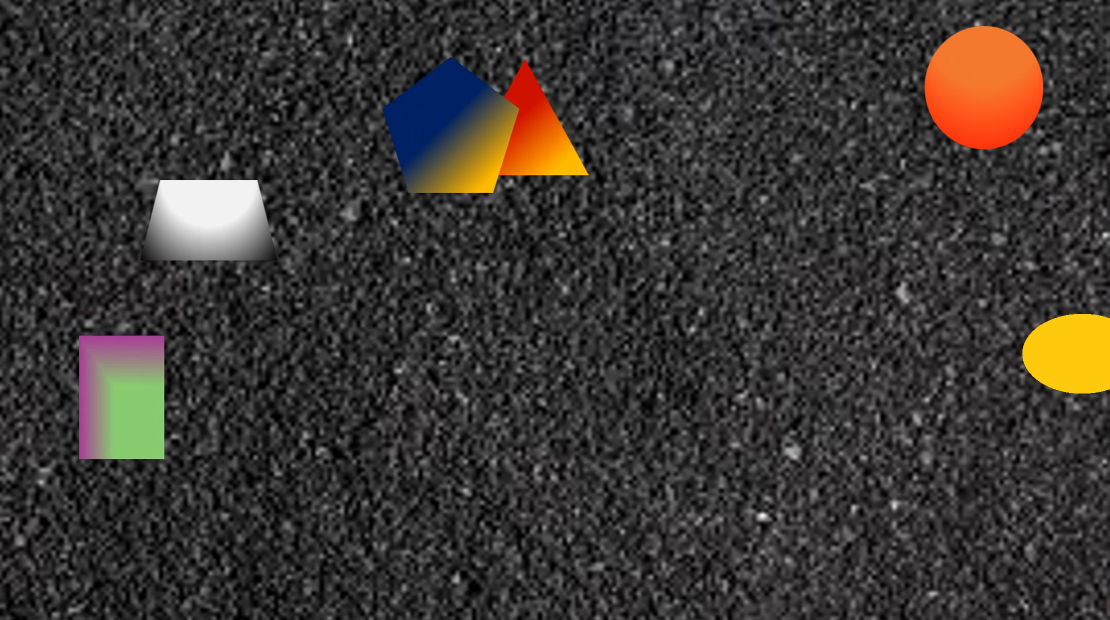
#> input picture ImageTests/altgradient.png, 2219 x 1239 px, found by its file name (shown at 1/2 size); its folder holds only this picture in this run
$ python ShapeDetection.py ImageTests/altgradient.png
#> lines starting #> are read from the running program, lines starting #| are printed output that depends on the picture; after the words box and inside, x2 and y2 are one past the last pixel; in counts of white or black regions, pixels touching at a corner belong together
import cv2
import numpy as np
import sys

def detectShapes(imagePath):
#> called with imagePath = 'ImageTests/ImageTests/altgradient.png'
    shapeImage = cv2.imread(imagePath)
#> shapeImage is the input picture: shape (1239, 2219, 3); mean B, G, R 51.3, 54.9, 59.4
    # I black out the borders of the image it isn't determined as an edge.
    shapeImage[:, :5] = 0
    shapeImage[:, -5:] = 0
    shapeImage[:5, :] = 0
    shapeImage[-5:, :] = 0
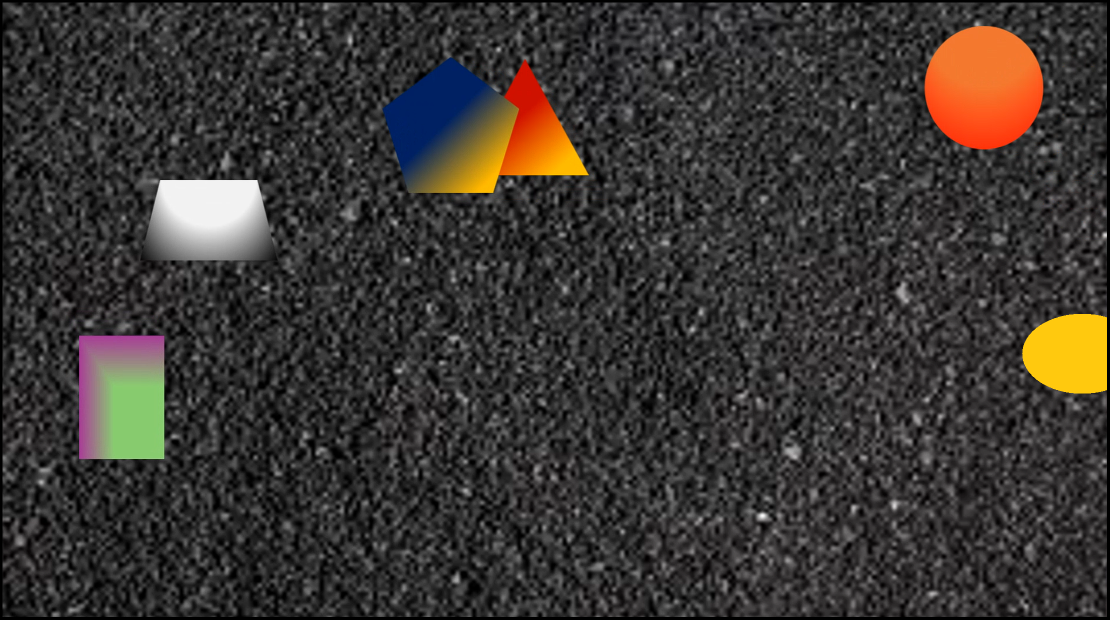
#> shapeImage: shape (1239, 2219, 3) (shown at 1/2 size); mean B, G, R 50.7, 54.3, 58.8

    # I use Canny Edge detection here to detect edges in the image
    edges = cv2.Canny(shapeImage, 90, 40)
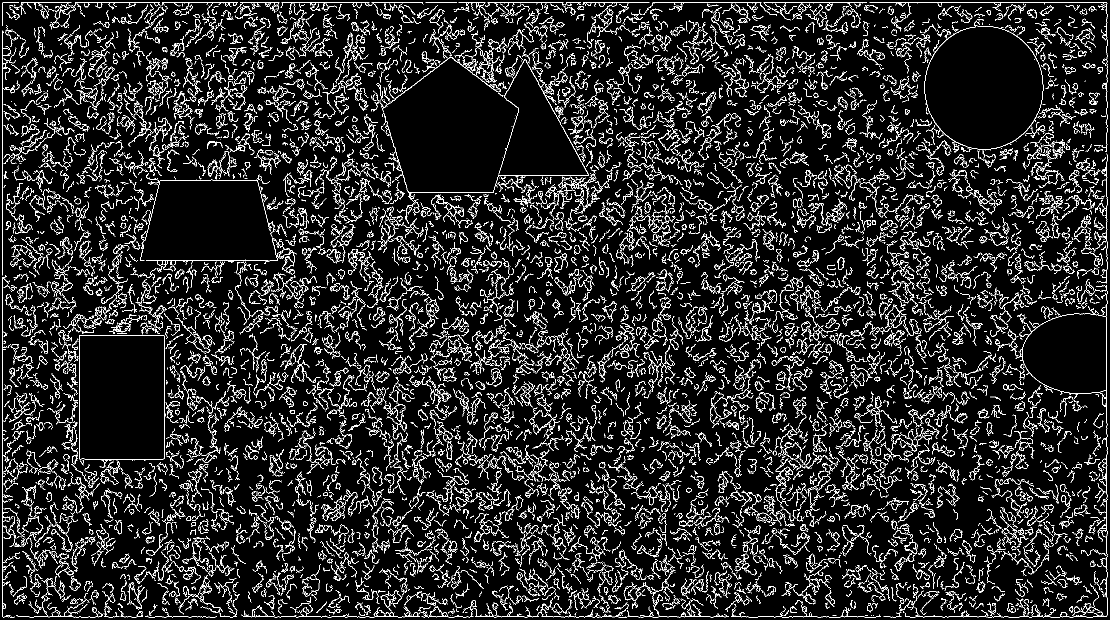
#> edges: shape (1239, 2219) (shown at 1/2 size); 9.7% white in thin lines or dots

    # I use morphological erosion and dilation to refine the edges detected in the image.
    # First, I apply dilation with a large kernel to close small gaps in the edges.
    largeKernel = np.ones((10, 10), np.uint8)
    dilatedEdges = cv2.dilate(edges, largeKernel, iterations=1)
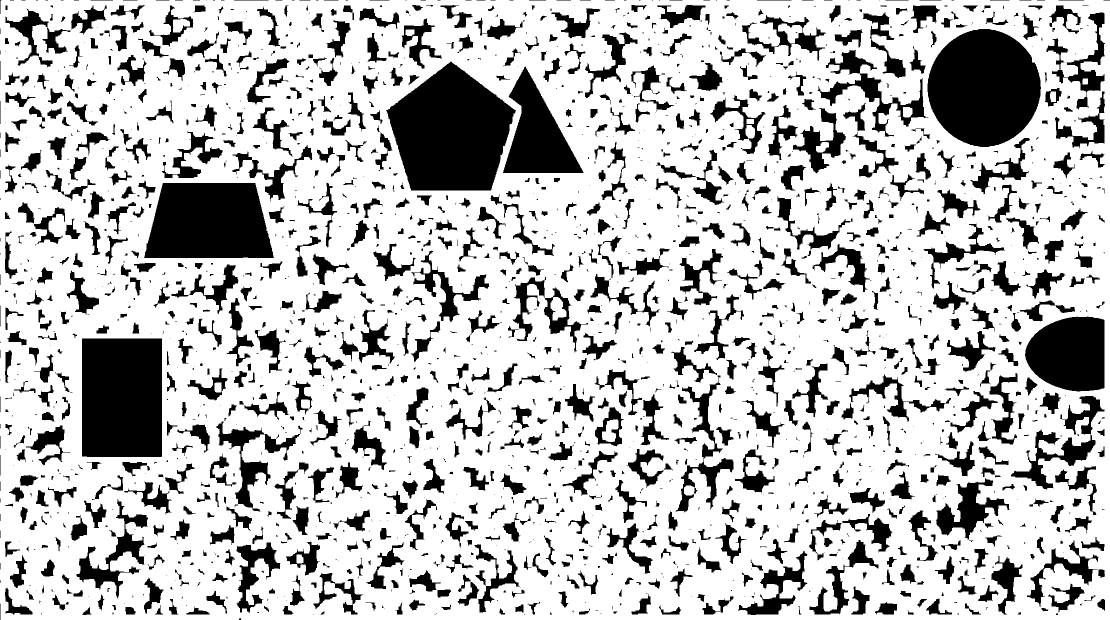
#> dilatedEdges: shape (1239, 2219) (shown at 1/2 size); 75.2% white; 1999 black regions (896 under 20 px), largest, box (x1, y1, x2, y2) and area: (772, 123, 1032, 381) 46029, (1855, 58, 2082, 294) 41191, (164, 677, 324, 914) 37909

    # Then, I apply erosion with a smaller kernel to remove noise and refine the edge boundaries.
    smallKernel = np.ones((3, 3), np.uint8)
    refinedEdges = cv2.erode(dilatedEdges, smallKernel, iterations=1)
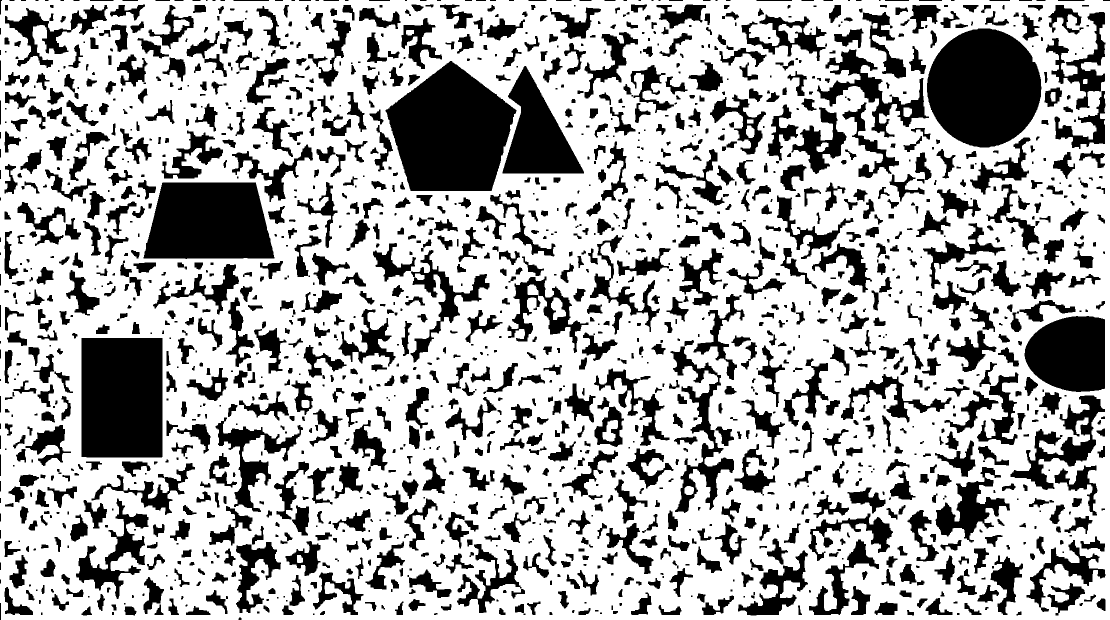
#> refinedEdges: shape (1239, 2219) (shown at 1/2 size); 68.8% white; 1722 black regions (323 under 20 px)

    # With the refined edges, I now find the Contours
    contours, hierarchy = cv2.findContours(refinedEdges, cv2.RETR_CCOMP, cv2.CHAIN_APPROX_SIMPLE)
#> contours = 1676 contours, 176 with area under 20; largest, box (x1, y1, x2, y2) and area: (0, 0, 2219, 1239) 2742566, (770, 121, 1034, 383) 47462, (1853, 56, 2084, 296) 42450, (162, 675, 326, 916) 39106, (286, 364, 550, 519) 34550

    for i, contour in enumerate(contours):
        perimeter = cv2.arcLength(contour, True)
        approxShape = cv2.approxPolyDP(contour, 0.01 * perimeter, True)
        detailedShape = cv2.approxPolyDP(contour, 0.0005 * perimeter, True)

        # I check if the contour is a hole and has a significant area to determine if the contour is actually a shape
        isHole = hierarchy[0][i][3] != -1
        area = cv2.contourArea(contour)
        if area > 2500 and isHole and len(approxShape) < 18:
            cv2.drawContours(shapeImage, [detailedShape], 0, (200, 255, 0), 2)

            # Using image moments, I find the coordinates of the centroid of the contour
            moments = cv2.moments(contour)
            centerX = int(moments["m10"] / moments["m00"])
            centerY = int(moments["m01"] / moments["m00"])

            # I adjust coordinates relative to the image center, which is counted as (0,0) according to the sample solution
            height, width = shapeImage.shape[:2]
            adjustedCenterX = centerX - width // 2
            adjustedCenterY = centerY - height // 2
            coordinatesText = f"Coords: [{adjustedCenterX},{adjustedCenterY}]"
            cv2.putText(shapeImage, coordinatesText, (centerX - 80, centerY + 40), cv2.FONT_HERSHEY_SIMPLEX, 0.7, (255, 255, 255), 2)
            cv2.circle(shapeImage, (centerX, centerY), 3, (255, 255, 255), -1)
#> this loop made 1676 passes
#> (perimeter, isHole, area, centerX, centerY, adjustedCenterX, adjustedCenterY) on passes 771, 832, 1212, 1478, 1496, 1577: (802.5, True, 39106, 243, 794, -866, 175), (555.8, True, 20400, 2139, 707, 1030, 88), (788.6, True, 34550.5, 417, 444, -692, -175), (690.2, True, 18298, 1074, 270, -35, -349), (894.8, True, 47462.5, 901, 264, -208, -355), (775.2, True, 42450, 1967, 175, 858, -444)
#> (perimeter, isHole, area) on passes 1 to 6: (49.07, False, 145.5), (62.38, False, 263.5), (150.3, False, 756), (55.9, False, 215.5), (53.66, False, 181), (143.3, False, 770)
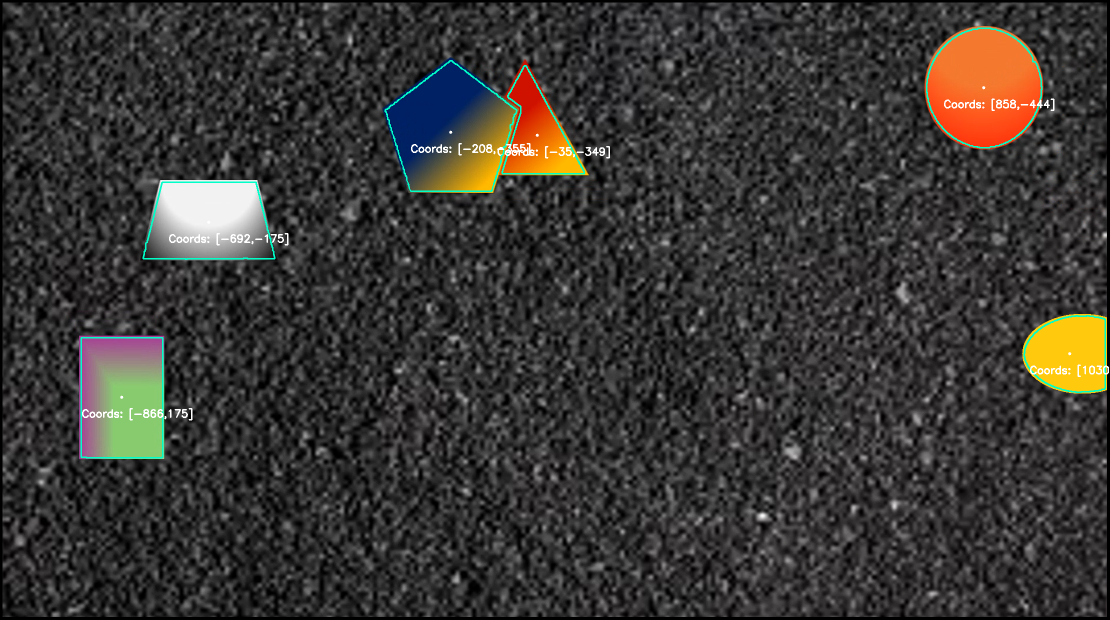
#> shapeImage: shape (1239, 2219, 3) (shown at 1/2 size); 0.82% of pixels changed, all inside (x1, y1, x2, y2) = (161, 55, 2218, 917)

    # I resize the image for a better display
    height, width = shapeImage.shape[:2]
    newWidth = 800
    newHeight = int((newWidth / width) * height)
#> newHeight = 446
    resizedImage = cv2.resize(shapeImage, (newWidth, newHeight))
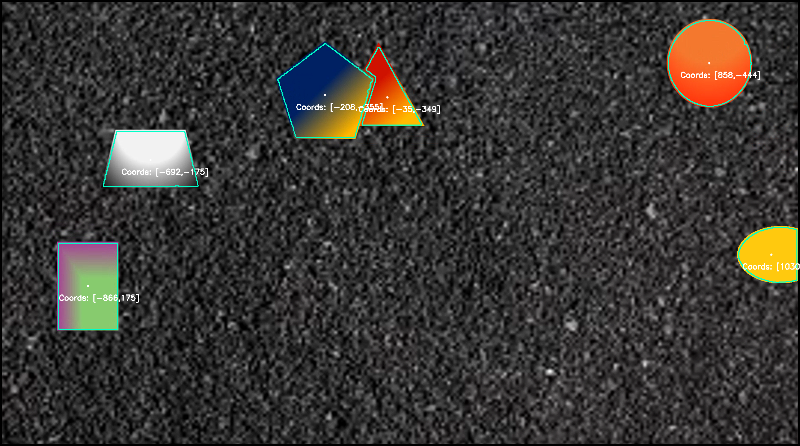
#> resizedImage: shape (446, 800, 3); mean B, G, R 51.8, 55.2, 57.9

    # I display the image with the shapes having outlines and with the coordinates of the centers shown
    cv2.imshow("Detected Shapes", resizedImage)
    cv2.waitKey(0)
    cv2.destroyAllWindows()
if len(sys.argv) < 2:
    sys.exit(1)
imagePath = 'ImageTests/' + sys.argv[1]
detectShapes(imagePath)
